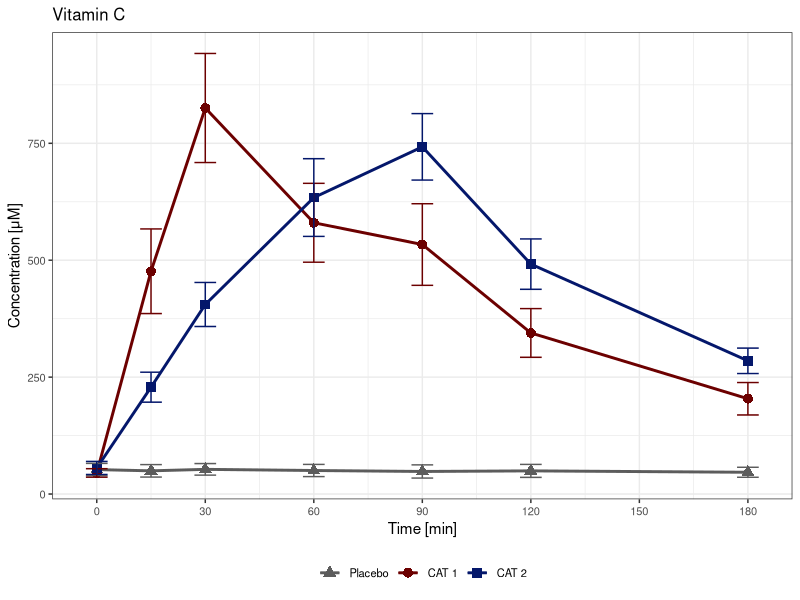
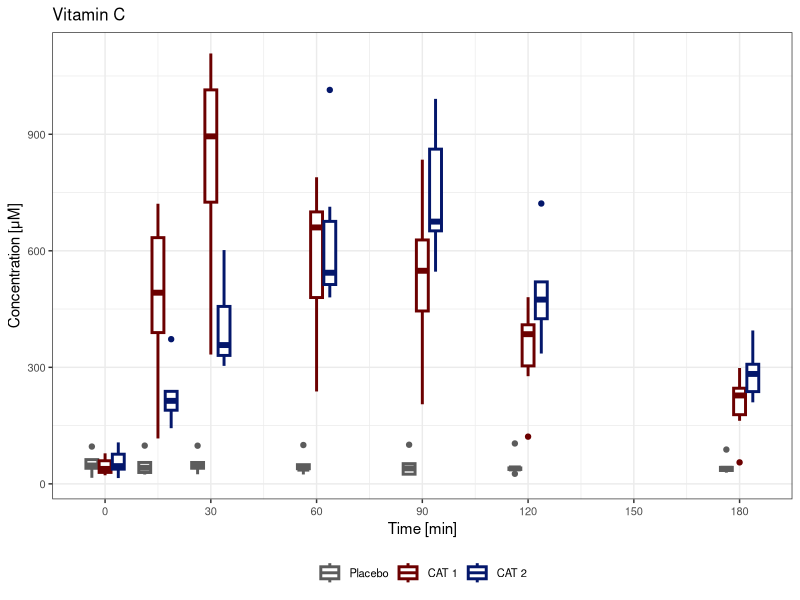
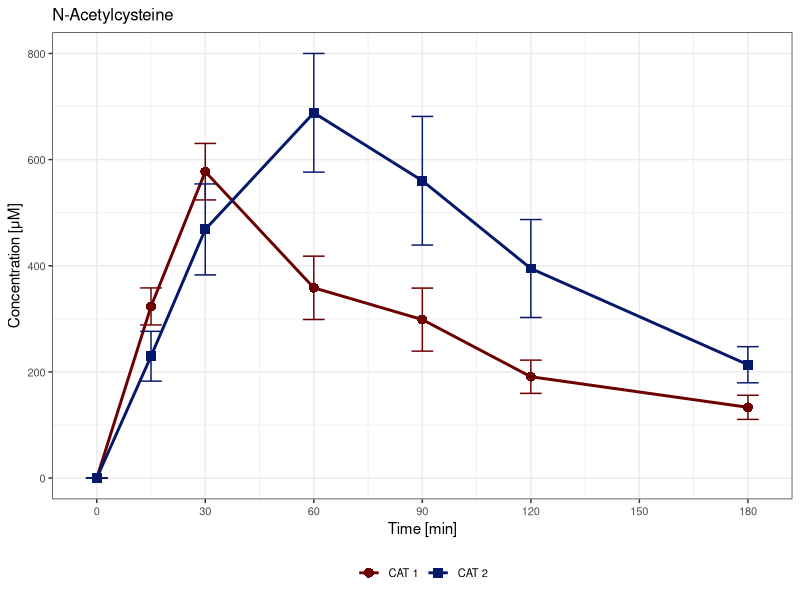
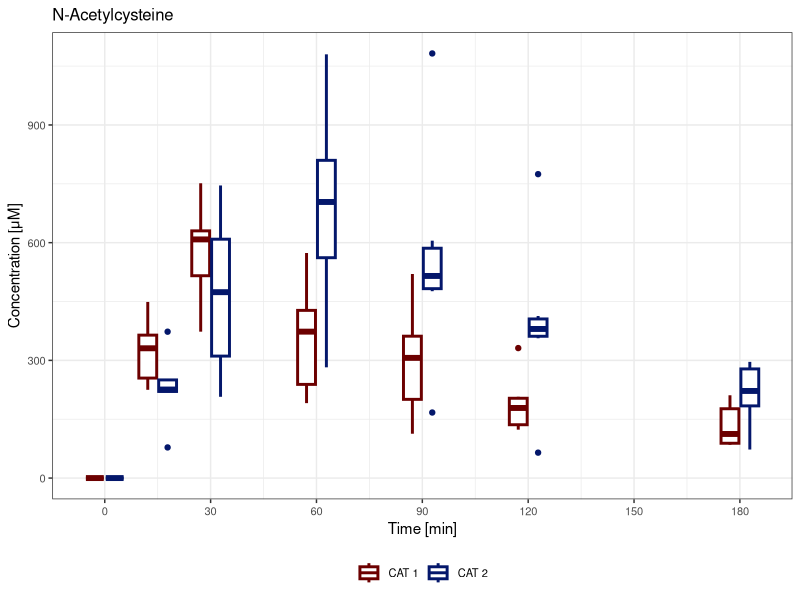
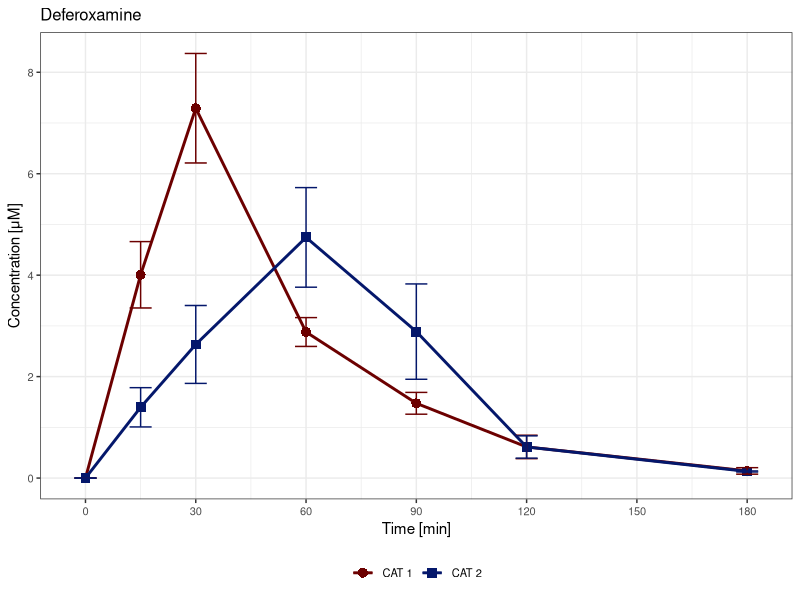
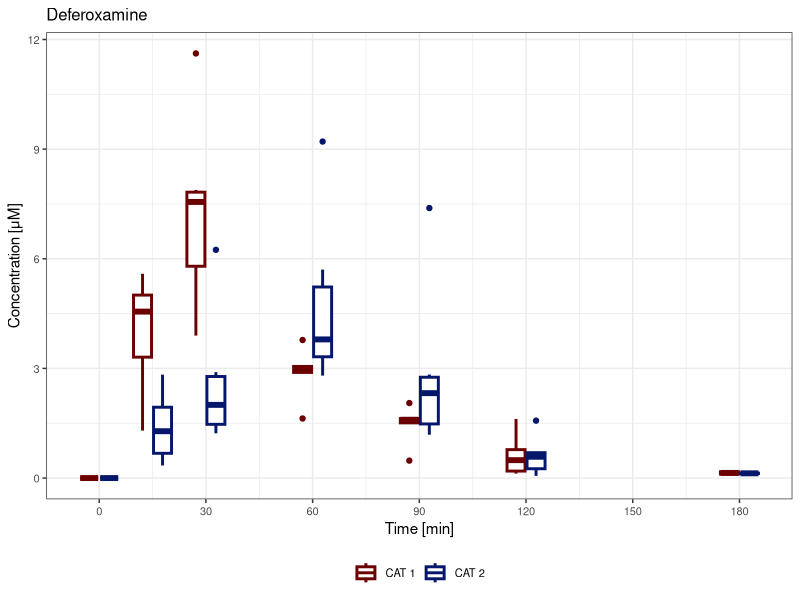
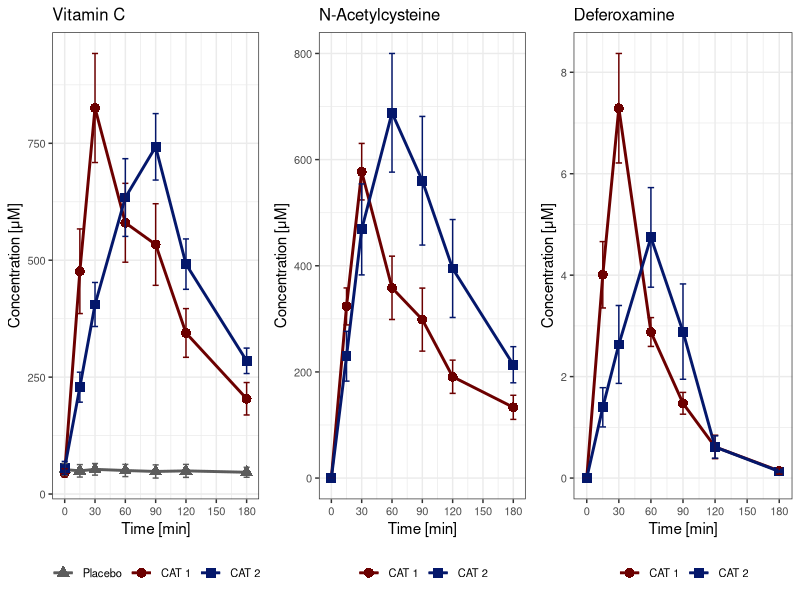
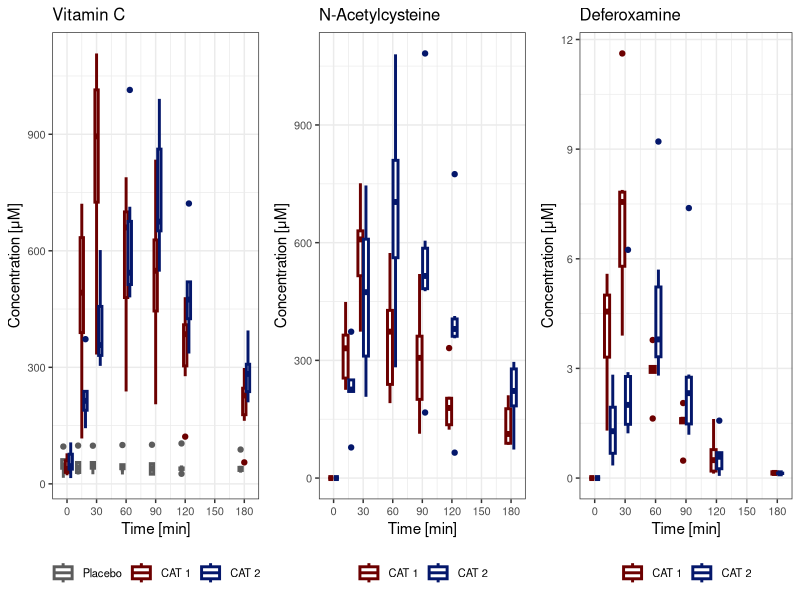

These figures' R source, in order: (Note: this script raises an error after producing the figures.)
library(ggplot2)
library(dplyr)
library(tibble)

# Import data from covariables_asc.csv covariables_nac.csv and covariables_dfo.csv
asc <- tibble(read.csv("output/covariables_asc.csv", header = TRUE, sep = ","))
nac <- tibble(read.csv("output/covariables_nac.csv", header = TRUE, sep = ","))
dfo <- tibble(read.csv("output/covariables_dfo.csv", header = TRUE, sep = ","))

# Plot
# Plot mean and standard deviation for ASC c_promedio over Tiempo grouped by tac1, tac2 and p
asc_graph <- ggplot() +
    # add mean and standard deviation
    stat_summary(data = asc, aes(x = Tiempo, y = c_promedio, col = tac), fun.y = mean, geom = "line", size = 1) +
    stat_summary(data = asc, aes(x = Tiempo, y = c_promedio, col = tac, shape = tac), fun.y = mean, geom = "point", size = 3) +
    stat_summary(data = asc, aes(x = Tiempo, y = c_promedio, col = tac), fun.data = mean_se, fun.args=list(mult=1), geom = "errorbar", width = 6) +
    #stat_summary(data = asc, aes(x = Tiempo, y = c_promedio, col = tac), fun.data = mean_se, fun.args=list(mult=sqrt(length(unique(asc$px)))), geom = "errorbar", width = 6) +
    # if you want to add standard deviation adjusted to 95% confidence interval
    # stat_summary(data = asc, aes(x = Tiempo, y = c_promedio, col = tac), fun.data = mean_se, fun.args=list(mult=1.96), geom = "errorbar", width = 4) +
    # set colors
    scale_x_continuous(breaks = seq(0, 180, 30)) +
    scale_color_manual(values = c("#5c5c5c",  "#6c0000", "#04176b"), 
                        labels = c("Placebo", "CAT 1", "CAT 2")) +
    scale_shape_manual(values = c(17, 16, 15),
                        labels = c("Placebo", "CAT 1", "CAT 2")) +
    labs(x = "Time [min]", y = "Concentration [μM]", title = "Vitamin C") +
    # change font size
    theme_bw()+
    theme(legend.position = "bottom", legend.title = element_blank(), 
        legend.text = element_text(size=8),
        axis.text = element_text(size = 8),
        plot.title = element_text(size = 12))
asc_graph

#same graph but with boxplot instead of mean and standard deviation grouping by tac and time

asc_graph_boxplot <- ggplot() +
    geom_boxplot(data = asc, aes(x = Tiempo, y = c_promedio, group = interaction(Tiempo, tac), col = tac), size = 1) +
    # set colors
    scale_colour_manual(values = c("#5c5c5c",  "#6c0000", "#04176b"), 
                        labels = c("Placebo", "CAT 1", "CAT 2")) +
    labs(x = "Time [min]", y = "Concentration [μM]", title = "Vitamin C") +
    # change font size
    scale_x_continuous(breaks = seq(0, 180, 30)) +
    theme_bw()+
    theme(legend.position = "bottom", legend.title = element_blank(), 
        legend.text = element_text(size=8),
        axis.text = element_text(size = 8),
        plot.title = element_text(size = 12))
asc_graph_boxplot

# Plot mean and standard deviation for NAC c_promedio over Tiempo grouped by tac1, tac2 and p
nac_graph <- ggplot() +
    # geom_point(data = nac, aes(x = Tiempo, y = c_promedio, col = tac)) +
    # add mean and standard deviation
    stat_summary(data = nac, aes(x = Tiempo, y = c_promedio, col = tac), fun.y = mean, geom = "line", size = 1) +
    stat_summary(data = nac, aes(x = Tiempo, y = c_promedio, col = tac, shape = tac), fun.y = mean, geom = "point", size = 3) +
    stat_summary(data = nac, aes(x = Tiempo, y = c_promedio, col = tac), fun.data = mean_se, fun.args=list(mult=1), geom = "errorbar", width = 6) +
    scale_x_continuous(breaks = seq(0, 180, 30)) +
    # set colors
    scale_color_manual(values = c("#6c0000", "#04176b"), labels = c("CAT 1", "CAT 2")) +
        scale_shape_manual(values = c(16, 15),
                        labels = c("CAT 1", "CAT 2")) +
    labs(x = "Time [min]", y = "Concentration [μM]", title = "N-Acetylcysteine") +
    theme_bw()+
    theme(legend.position = "bottom", legend.title = element_blank(), 
        legend.text = element_text(size=8),
        axis.text = element_text(size = 8),
        plot.title = element_text(size = 12))
nac_graph

#box plot
nac_graph_boxplot <- ggplot() +
    geom_boxplot(data = nac, aes(x = Tiempo, y = c_promedio, group = interaction(Tiempo, tac), col = tac), size = 1) +
    # set colors
    scale_colour_manual(values = c("#6c0000", "#04176b"), 
                        labels = c("CAT 1", "CAT 2")) +
    labs(x = "Time [min]", y = "Concentration [μM]", title = "N-Acetylcysteine") +
    # change font size
    scale_x_continuous(breaks = seq(0, 180, 30)) +

    theme_bw()+
    theme(legend.position = "bottom", legend.title = element_blank(), 
        legend.text = element_text(size=8),
        axis.text = element_text(size = 8),
        plot.title = element_text(size = 12))
nac_graph_boxplot

# Plot mean and standard deviation for DFO c_promedio over Tiempo grouped by tac1, tac2 and p
dfo_graph <- ggplot() +
    # geom_point(data = dfo, aes(x = Tiempo, y = c_promedio, col = tac)) +
    # add mean and standard deviation
    stat_summary(data = dfo, aes(x = Tiempo, y = c_promedio, col = tac), fun.y = mean, geom = "line", size = 1) +
    stat_summary(data = dfo, aes(x = Tiempo, y = c_promedio, col = tac, shape = tac), fun.y = mean, geom = "point", size = 3) +
    stat_summary(data = dfo, aes(x = Tiempo, y = c_promedio, col = tac), fun.data = mean_se, fun.args = list(mult=1), geom = "errorbar", width = 6) +
    # set colors
    scale_x_continuous(breaks = seq(0, 180, 30)) +

    scale_color_manual(values = c("#6c0000", "#04176b"), labels = c("CAT 1", "CAT 2")) +
    scale_shape_manual(values = c(16, 15),
                        labels = c("CAT 1", "CAT 2")) +
    labs(x = "Time [min]", y = "Concentration [μM]", title = "Deferoxamine") +
    theme_bw()+
    theme(legend.position = "bottom", legend.title = element_blank(), 
        legend.text = element_text(size=8),
        axis.text = element_text(size = 8),
        plot.title = element_text(size = 12))
dfo_graph

#box plot
dfo_graph_boxplot <- ggplot() +
    geom_boxplot(data = dfo, aes(x = Tiempo, y = c_promedio, group = interaction(Tiempo, tac), col = tac), size = 1) +
    # set colors
    scale_colour_manual(values = c("#6c0000", "#04176b"), 
                        labels = c("CAT 1", "CAT 2")) +
    labs(x = "Time [min]", y = "Concentration [μM]", title = "Deferoxamine") +
    # change font size
    scale_x_continuous(breaks = seq(0, 180, 30)) +

    theme_bw()+
    theme(legend.position = "bottom", legend.title = element_blank(), 
        legend.text = element_text(size=8),
        axis.text = element_text(size = 8),
        plot.title = element_text(size = 12))
dfo_graph_boxplot

# facet with the three graphs
# install.packages("gridExtra")
library(gridExtra)
all_plots <- grid.arrange(asc_graph, nac_graph, dfo_graph, ncol = 3)
all_plots
#change letters size
all_plots <- all_plots + theme(text = element_text(size=12))
all_plots
# save the grid.arrange plots
ggsave("output/concentraciones.png", all_plots, width = 12.5, height = 4, dpi = 1000)

all_boxplots <- grid.arrange(asc_graph_boxplot, nac_graph_boxplot, dfo_graph_boxplot, ncol = 3)
all_boxplots_vert <- grid.arrange(asc_graph_boxplot, nac_graph_boxplot, dfo_graph_boxplot, nrow = 3)
ggplot(all_boxplots)

# save the grid.arrange plots
ggsave("output/concentraciones_boxplot.png", all_boxplots, width = 12.5, height = 4, dpi = 1000)
ggsave("output/concentraciones_boxplot_vert.png", all_boxplots_vert, width = 7.5, height = 10, dpi = 1000)

